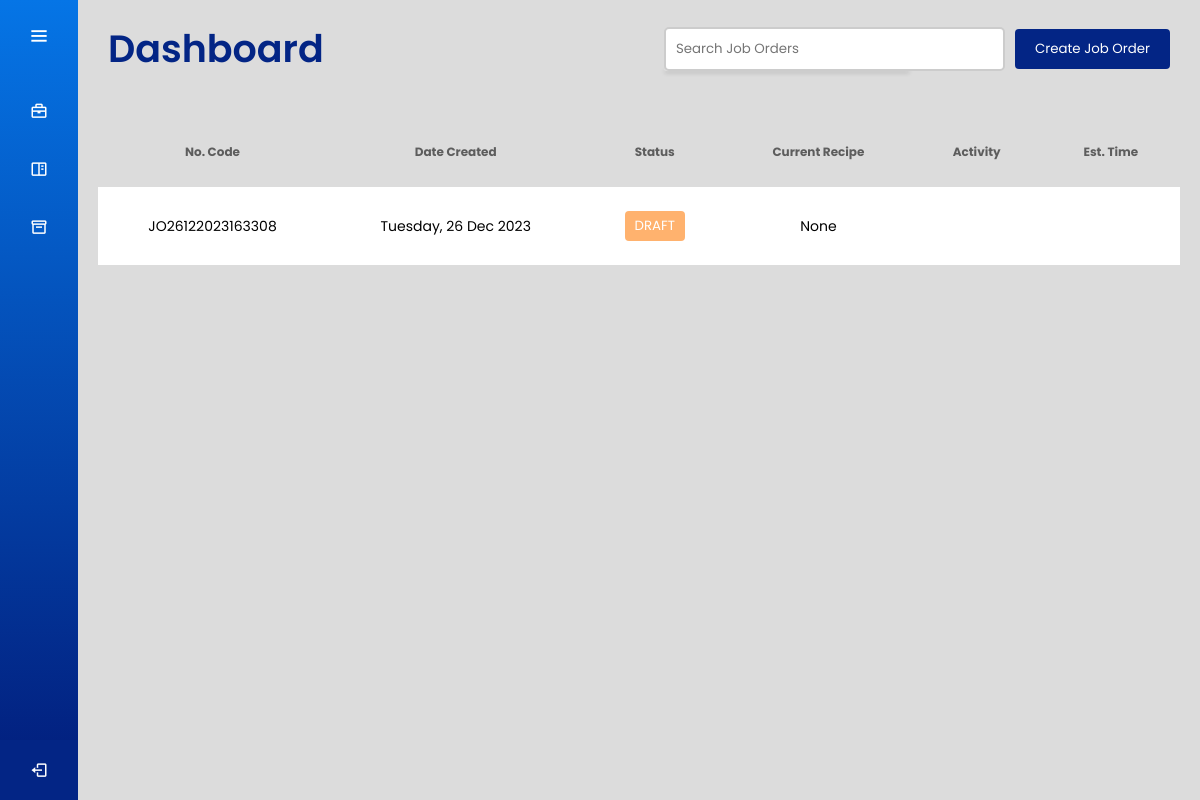
Page / (signed in) on the earlier database version.
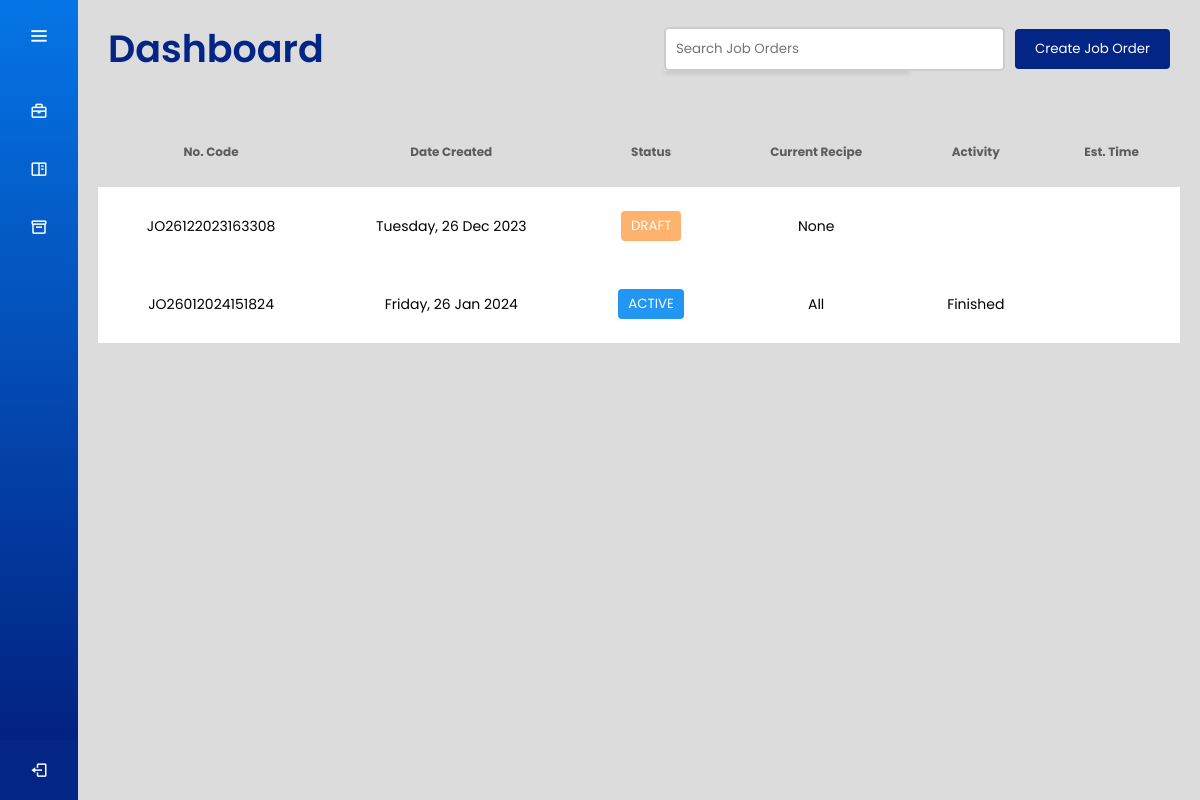
Same page on the later database version.
### joborders/models.py (models this page shows, shortened)
class JobOrder(models.Model):
    jobOrderId = models.CharField(max_length=50, unique=True)
    jobOrderCreatedDate = models.DateTimeField()
    jobOrderStatus = models.CharField(max_length=50)
    userId = models.ForeignKey(User, on_delete=models.CASCADE)

### users/views.py (the view, shortened to what this page needs)
# urls.py: path('', views.dashboard_view, name='dashboard'),
@login_required
def dashboard_view(request):
    malaysian_tz = pytz.timezone('Asia/Kuala_Lumpur')
    now = timezone.now().astimezone(malaysian_tz)
    job_orders_list = []
    job_orders = JobOrder.objects.exclude(jobOrderStatus="ARCHIVED").prefetch_related('recipes__activity_recipe')
    try:
        user_role = UserRole.objects.get(user=request.user).role
    except UserRole.DoesNotExist:
        user_role = None  # Or set a default role if appropriate
    if user_role != 'production':
        raise Http404("Page not found.")
    for job_order in job_orders:
        earliest_activity = {
            'recipeName': 'None',
            'name': 'Not Started',
            'time': None
        }
        if job_order.jobOrderStatus == "ACTIVE":
            all_recipes_finished = True
            non_draft_recipes = job_order.recipes.filter(isDraft=False)
            if all_recipes_finished:
                earliest_activity['recipeName'] = 'All'
                earliest_activity['name'] = 'Finished'
                earliest_activity['time'] = None
        job_data = {
            'jobOrderId': job_order.jobOrderId,
            'jobOrderCreatedDate': job_order.jobOrderCreatedDate,
            'jobOrderStatus': job_order.jobOrderStatus,
            'current_recipe_name': earliest_activity['recipeName'],
            'current_activity_name': earliest_activity['name'],
            'current_activity_time': earliest_activity['time'],
        }
        job_orders_list.append(job_data)
    context = {
        'job_orders': job_orders_list,
        'user_role': user_role,
    }
    return render(request, 'dashboard.html', context)

### users/context_processors.py (called while the page is built)
def user_role_context(request):
    user = request.user
    if user.is_authenticated:
        try:
            user_role = UserRole.objects.get(user=user).get_role_display()
        except UserRole.DoesNotExist:
            user_role = None
    else:
        user_role = None
    return {
        'username': user.username if user.is_authenticated else 'Guest',
        'user_role': user_role
    }

### users/templates/dashboard.html (shortened to what this page needs)
<!DOCTYPE html>
<html lang="en" dir="ltr">
  {% load static %}
  <head>
    <link rel="stylesheet" href="{% static 'css/dash_style.css' %}">
    <link rel="stylesheet" href="{% static 'css/table_style.css' %}">
    <link href='https://unpkg.com/boxicons@2.0.7/css/boxicons.min.css' rel='stylesheet'>
   </head>
<body>
  {% include 'sidebar.html' %}
  <section class="home-section">
    {% include 'header.html' %}
    <div class="main-content">
      {% include 'dashboard_table.html' %}
    </div>
  </section>
</body>
</html>

### users/templates/dashboard_table.html (shortened to what this page needs)
<!DOCTYPE html>
<html lang="en" dir="ltr">
<head>
</head>
<body>
    <table id="dashboard-table">
        <thead>
            <tr>
                <th>No. Code</th>
                <th>Date Created</th>
                <th>Status</th>
                <th>Current Recipe</th>
                <th>Activity</th>
                <th>Est. Time</th>
            </tr>
        </thead>
        <tbody>
            {% for job in job_orders %}
                <tr id="job_order_row_{{ job.jobOrderId }}" class="clickable-row" data-job-order-id="{{ job.jobOrderId }}">
                    <td>{{ job.jobOrderId }}</td>
                    <td>{{ job.jobOrderCreatedDate|date:"l, d M Y" }}</td>
                    <td>
                        <button class="status-button status-{{ job.jobOrderStatus|lower }}">
                            {{ job.jobOrderStatus }}
                        </button>
                    </td>
                    <td>{{ job.current_recipe_name }}</td>
                    {% if job.jobOrderStatus == "ACTIVE" %}
                        <td>{{ job.current_activity_name }}</td>
                        <td>{{ job.current_activity_time|date:"l, d M Y H:i A" }}</td>
                    {% else %}
                        <td></td>
                        <td></td>
                    {% endif %}
                </tr>
            {% empty %}
                <tr>
                    <td colspan="6">No job orders found.</td>
                </tr>
            {% endfor %}
        </tbody>
    </table>
</body>
</html>

Differences in the rows shown:
added JobOrder: jobOrderId "JO26012024151824", jobOrderCreatedDate "Friday, 26 Jan 2024", jobOrderStatus "ACTIVE"
Other differences:
new list line: "All Finished"
